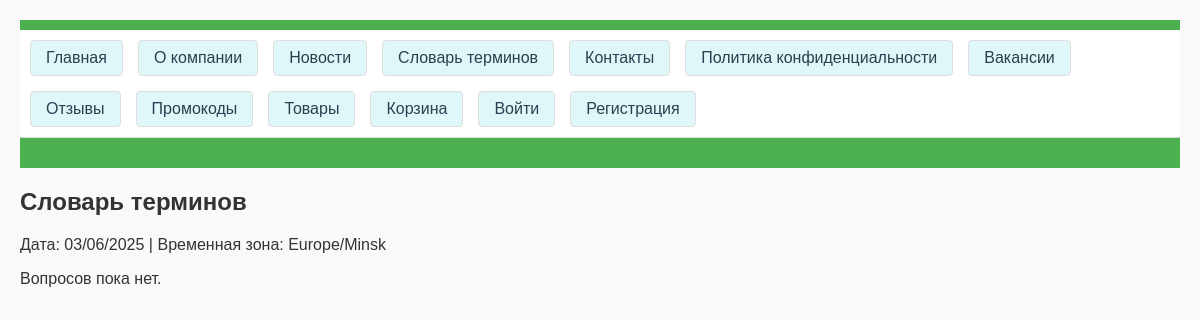
The app's page /faq/, older data.
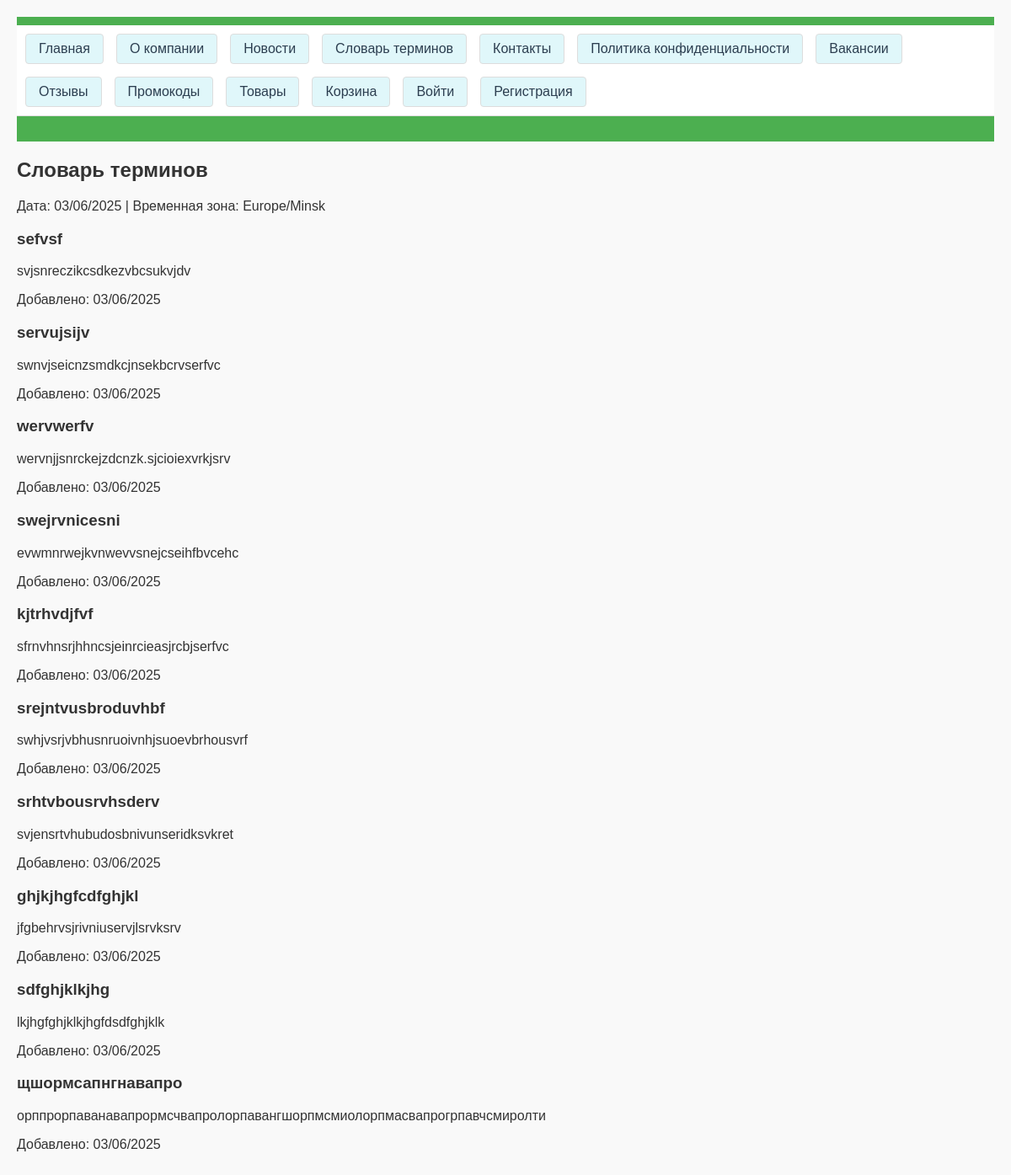
The same page, newer data.
### delivery_app/models.py (models this page shows, shortened)
class FAQ(models.Model):
    question = models.CharField(max_length=200)
    answer = models.TextField()
    added_date = models.DateTimeField(auto_now_add=True)

### delivery_app/views.py (the view)
# urls.py: path('faq/', views.faq, name='faq'),
def faq(request):
    faqs = FAQ.objects.order_by('-added_date')
    context = {
        'faqs': faqs,
        'current_date': timezone.now().strftime('%d/%m/%Y'),
        'timezone': 'Europe/Minsk',
    }
    return render(request, 'delivery_app/faq.html', context)

### delivery_app/templates/delivery_app/faq.html (shortened to what this page needs)
{% extends "delivery_app/base.html" %}
{% block content %}
<h2>Словарь терминов</h2>
<p>Дата: {{ current_date }} | Временная зона: {{ timezone }}</p>
{% for faq in faqs %}
    <h3>{{ faq.question }}</h3>
    <p>{{ faq.answer }}</p>
    <p>Добавлено: {{ faq.added_date|date:'d/m/Y' }}</p>
{% empty %}
    <p>Вопросов пока нет.</p>
{% endfor %}
{% endblock %}

Row changes from the older to the newer data that the page shows:
added FAQ: question "sefvsf", answer "svjsnreczikcsdkezvbcsukvjdv", added_date "03/06/2025"
added FAQ: question "servujsijv", answer "swnvjseicnzsmdkcjnsekbcrvserfvc", added_date "03/06/2025"
added FAQ: question "wervwerfv", answer "wervnjjsnrckejzdcnzk.sjcioiexvrkjsrv", added_date "03/06/2025"
added FAQ: question "swejrvnicesni", answer "evwmnrwejkvnwevvsnejcseihfbvcehc", added_date "03/06/2025"
added FAQ: question "kjtrhvdjfvf", answer "sfrnvhnsrjhhncsjeinrcieasjrcbjserfvc", added_date "03/06/2025"
added FAQ: question "srejntvusbroduvhbf", answer "swhjvsrjvbhusnruoivnhjsuoevbrhousvrf", added_date "03/06/2025"
added FAQ: question "srhtvbousrvhsderv", answer "svjensrtvhubudosbnivunseridksvkret", added_date "03/06/2025"
added FAQ: question "ghjkjhgfcdfghjkl", answer "jfgbehrvsjrivniuservjlsrvksrv", added_date "03/06/2025"
added FAQ: question "sdfghjklkjhg", answer "lkjhgfghjklkjhgfdsdfghjklk", added_date "03/06/2025"
added FAQ: question "щшормсапнгнавапро", answer "орппрорпаванавапрормсчвапролорпавангшорпмсмиолорпмасвапрогрпавчсмиролти", added_date "03/06/2025"
Text that changed along with them:
text no longer shown: "Вопросов пока нет."
